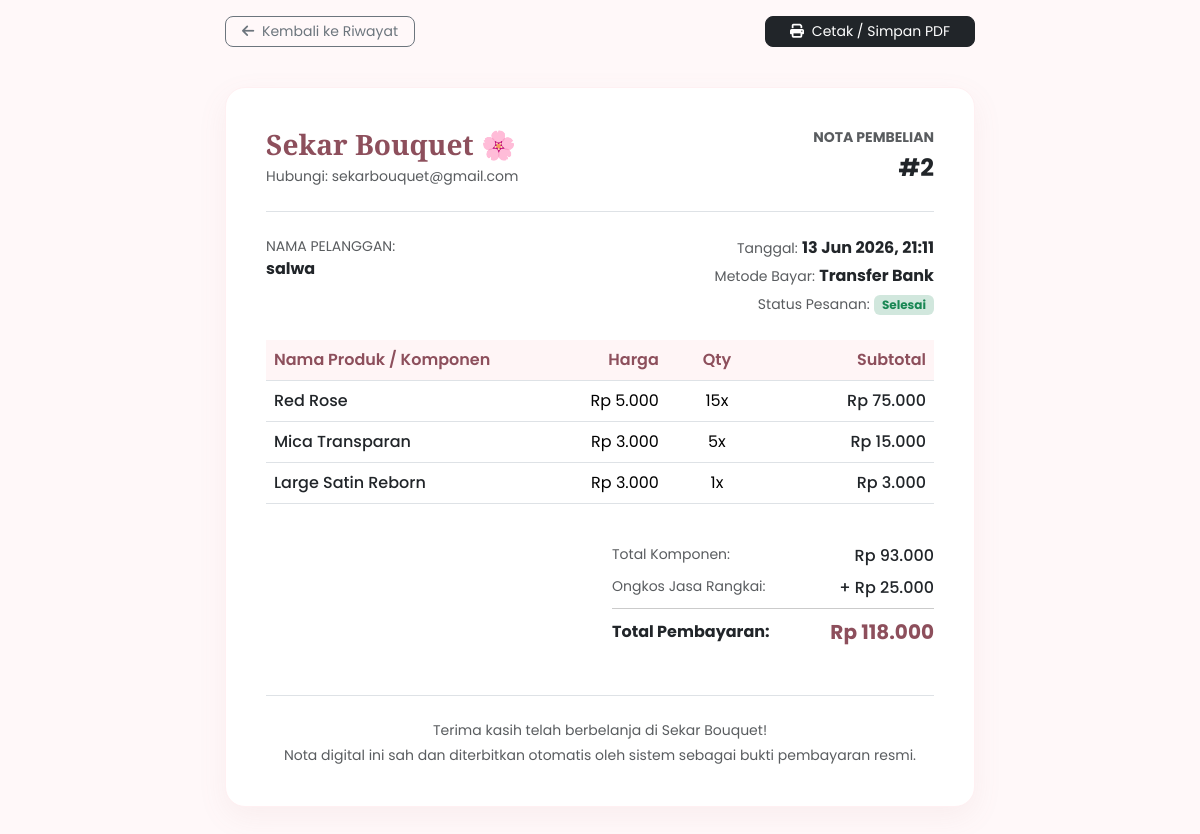
The page /nota.php?id=2 (signed in) on the database its author committed.
### tables this page shows
CREATE TABLE `pesanan` (
  `id_pesanan` int(11) NOT NULL,
  `id_pelanggan` int(11) NOT NULL,
  `tanggal` datetime DEFAULT current_timestamp(),
  `total` int(11) DEFAULT 0,
  `status` enum('Menunggu Pembayaran','Diproses','Selesai','Dibatalkan') DEFAULT 'Menunggu Pembayaran',
  `metode_pembayaran` varchar(50) DEFAULT NULL,
  `bukti` varchar(255) DEFAULT NULL
);

CREATE TABLE `pelanggan` (
  `id_pelanggan` int(11) NOT NULL,
  `nama` varchar(100) DEFAULT NULL,
  `email` varchar(100) DEFAULT NULL,
  `telepon` varchar(20) DEFAULT NULL,
  `alamat` text DEFAULT NULL
);

CREATE TABLE `detail_pesanan` (
  `id_detail` int(11) NOT NULL,
  `id_pesanan` int(11) NOT NULL,
  `id_produk` int(11) NOT NULL,
  `jumlah` int(11) NOT NULL,
  `harga` int(11) NOT NULL,
  `subtotal` int(11) NOT NULL
);

CREATE TABLE `produk` (
  `id_produk` int(11) NOT NULL,
  `id_kategori` int(11) NOT NULL,
  `id_supplier` int(11) NOT NULL,
  `nama_produk` varchar(100) NOT NULL,
  `warna` varchar(50) DEFAULT NULL,
  `ukuran` varchar(30) DEFAULT NULL,
  `harga_beli` int(11) NOT NULL,
  `harga_jual` int(11) NOT NULL,
  `stok` int(11) DEFAULT 0,
  `stok_minimum` int(11) DEFAULT 10,
  `tanggal_masuk` date DEFAULT NULL,
  `tanggal_expired` date DEFAULT NULL,
  `gambar` varchar(255) DEFAULT NULL
);

### nota.php (the view, shortened to what this page needs)
<?php
include 'koneksi.php';
$id_user = $_SESSION['id_pelanggan'] ?? $_SESSION['id_user'] ?? $_SESSION['id'] ?? null;
$id_pesanan = isset($_GET['id']) ? (int)$_GET['id'] : 0;
$sql = "SELECT
            p.id_pesanan,
            p.tanggal,
            p.total AS total_akhir,
            p.status,
            p.metode_pembayaran,
            pl.nama AS nama_pelanggan,
            bc.ongkos_rakit,
            -- Subquery menghitung total komponen belanjaan murni
            (SELECT SUM(subtotal) FROM detail_pesanan dp WHERE dp.id_pesanan = p.id_pesanan) AS total_komponen
        FROM pesanan p
        JOIN pelanggan pl ON p.id_pelanggan = pl.id_pelanggan
        LEFT JOIN bouquet_custom bc ON p.id_pesanan = bc.id_pesanan
        WHERE p.id_pesanan = ? AND p.id_pelanggan = ?";
$stmt = $koneksi->prepare($sql);
$stmt->bind_param("ii", $id_pesanan, $id_user);
$stmt->execute();
$result = $stmt->get_result();
$pesanan = $result->fetch_assoc();
$total_komponen   = (int)($pesanan['total_komponen'] ?? 0);
$ongkos_rakit     = (int)($pesanan['ongkos_rakit'] ?? 0);
$total_akhir_db   = (int)$pesanan['total_akhir'];
?>
<!DOCTYPE html>
<html lang="id">
<head>
    <link rel="stylesheet" href="https://cdn.jsdelivr.net/npm/bootstrap@5.3.2/dist/css/bootstrap.min.css">
    <link rel="stylesheet" href="https://cdnjs.cloudflare.com/ajax/libs/font-awesome/6.4.2/css/all.min.css">
</head>
<body>
<div class="container py-3">
    <div class="d-flex justify-content-between align-items-center mx-auto mb-3 no-print" style="max-width: 750px;">
        <a href="riwayat_pesanan.php" class="btn btn-outline-secondary btn-sm rounded-3 px-3">
            <i class="fa fa-arrow-left me-1"></i> Kembali ke Riwayat
        </a>
        <button onclick="window.print();" class="btn btn-dark btn-sm rounded-3 px-4">
            <i class="fa fa-print me-1"></i> Cetak / Simpan PDF
        </button>
    </div>
    <div class="nota-card">
        <div class="d-flex justify-content-between align-items-center border-bottom pb-4 mb-4">
            <div>
                <h3 class="fw-bold text-pink-theme mb-1" style="font-family: 'Playfair Display', serif;">Sekar Bouquet 🌸</h3>
                <p class="text-muted small mb-0">Hubungi: sekarbouquet@gmail.com</p>
            </div>
            <div class="text-end">
                <h5 class="text-uppercase text-muted fw-bold small mb-1">Nota Pembelian</h5>
                <span class="fs-4 fw-bold text-dark">#<?= $pesanan['id_pesanan']; ?></span>
            </div>
        </div>
        <div class="row mb-4">
            <div class="col-sm-6 mb-3 mb-sm-0">
                <span class="text-muted d-block small text-uppercase">Nama Pelanggan:</span>
                <strong class="text-dark fs-6"><?= htmlspecialchars($pesanan['nama_pelanggan']); ?></strong>
            </div>
            <div class="col-sm-6 text-sm-end">
                <p class="mb-1"><span class="text-muted small">Tanggal:</span> <strong class="text-dark"><?= date('d M Y, H:i', strtotime($pesanan['tanggal'])); ?></strong></p>
                <p class="mb-1"><span class="text-muted small">Metode Bayar:</span> <strong class="text-dark"><?= htmlspecialchars($pesanan['metode_pembayaran'] ?: 'Transfer'); ?></strong></p>
                <p class="mb-0"><span class="text-muted small">Status Pesanan:</span> <span class="badge bg-success-subtle text-success px-2 py-1"><?= htmlspecialchars($pesanan['status']); ?></span></p>
            </div>
        </div>
        <div class="table-responsive mb-4">
            <table class="table align-middle">
                <thead>
                    <tr>
                        <th>Nama Produk / Komponen</th>
                        <th class="text-end" width="20%">Harga</th>
                        <th class="text-center" width="15%">Qty</th>
                        <th class="text-end" width="25%">Subtotal</th>
                    </tr>
                </thead>
                <tbody>
                    <?php
                    $q_items = $koneksi->prepare("
                        SELECT pr.nama_produk, dp.harga, dp.jumlah, dp.subtotal
                        FROM detail_pesanan dp
                        JOIN produk pr ON pr.id_produk = dp.id_produk
                        WHERE dp.id_pesanan = ?
                    ");
                    $q_items->bind_param("i", $id_pesanan);
                    $q_items->execute();
                    $res_items = $q_items->get_result();
                    while($item = $res_items->fetch_assoc()):
                    ?>
                    <tr>
                        <td class="fw-medium text-dark"><?= htmlspecialchars($item['nama_produk']); ?></td>
                        <td class="text-end">Rp <?= number_format($item['harga'], 0, ',', '.'); ?></td>
                        <td class="text-center"><?= $item['jumlah']; ?>x</td>
                        <td class="text-end fw-medium text-dark">Rp <?= number_format($item['subtotal'], 0, ',', '.'); ?></td>
                    </tr>
                    <?php endwhile; $q_items->close(); ?>
                </tbody>
            </table>
        </div>
        <div class="row justify-content-end">
            <div class="col-md-6 col-sm-8 text-end">
                <div class="d-flex justify-content-between mb-2">
                    <span class="text-muted small">Total Komponen:</span>
                    <span class="text-dark fw-medium">Rp <?= number_format($total_komponen, 0, ',', '.'); ?></span>
                </div>
                <div class="d-flex justify-content-between mb-2">
                    <span class="text-muted small">Ongkos Jasa Rangkai:</span>
                    <span class="text-dark fw-medium">+ Rp <?= number_format($ongkos_rakit, 0, ',', '.'); ?></span>
                </div>
                <hr class="my-2">
                <div class="d-flex justify-content-between align-items-center">
                    <span class="fw-bold text-dark">Total Pembayaran:</span>
                    <span class="fw-bold fs-5 text-pink-theme">Rp <?= number_format($total_akhir_db, 0, ',', '.'); ?></span>
                </div>
            </div>
        </div>
        <div class="text-center mt-5 pt-4 border-top text-muted small">
            <p class="mb-1">Terima kasih telah berbelanja di Sekar Bouquet!</p>
            <p class="mb-0">Nota digital ini sah dan diterbitkan otomatis oleh sistem sebagai bukti pembayaran resmi.</p>
        </div>
    </div>
</div>
</body>
</html>

### nota.php (style rules this page uses)
body { background: #fff8f9; font-family: 'Poppins', sans-serif; color: #333; }
.nota-card { max-width: 750px; margin: 40px auto; background: #fff; border-radius: 20px; box-shadow: 0 10px 30px rgba(183, 110, 121, 0.08); padding: 40px; border: 1px solid #fff0f2; }
.text-pink-theme { color: #8d4f5c; }
.table th { background-color: #fff5f6 !important; color: #8d4f5c; font-weight: 600; }

### rows shown on the page
pesanan: id_pesanan "2", id_pelanggan.nama "salwa", tanggal "13 Jun 2026, 21:11", metode_pembayaran "Transfer Bank", status "Selesai", total "118.000"
detail_pesanan: id_produk.nama_produk "Red Rose", harga "5.000", jumlah "15", subtotal "75.000"
detail_pesanan: id_produk.nama_produk "Mica Transparan", harga "3.000", jumlah "5", subtotal "15.000"
detail_pesanan: id_produk.nama_produk "Large Satin Reborn", harga "3.000", jumlah "1", subtotal "3.000"

### other values the page prints
$total_komponen "93.000"
$ongkos_rakit "25.000"
